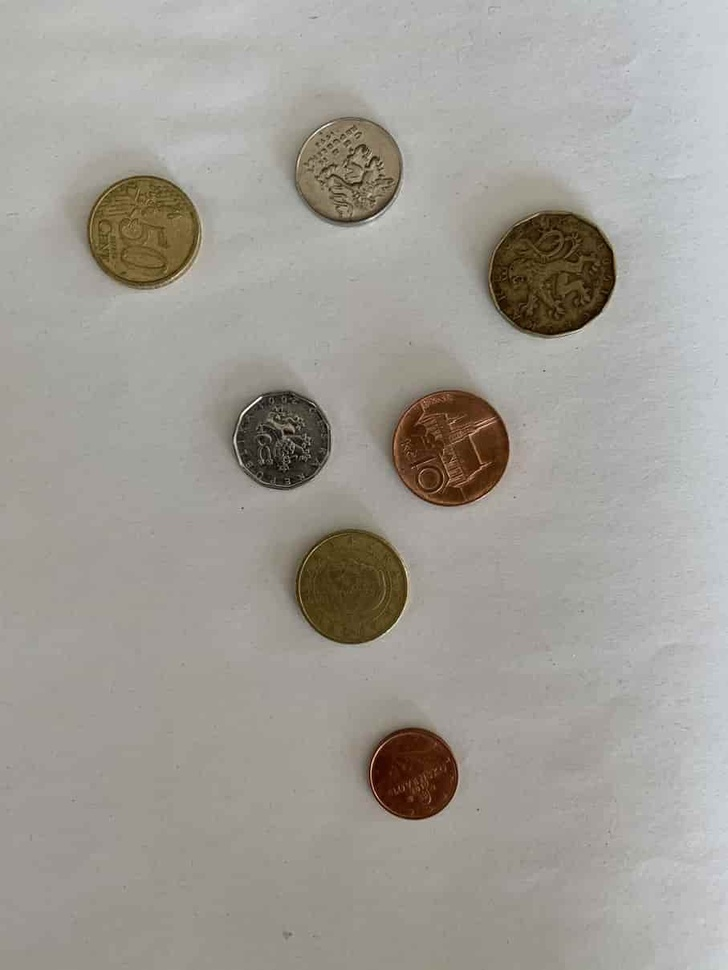
#> input picture opencv_book/pictures/coins2.jpg, 728 x 970 px, shrunk from 907 x 1209 before the run
$ python colorspaces.py --image pictures/coins2.jpg
#> lines starting #> are read from the running program, lines starting #| are printed output that depends on the picture
import numpy as np
import argparse
import cv2

ap = argparse.ArgumentParser()
ap.add_argument("-i", "--image", required=True, help="Path to the image")
args = vars(ap.parse_args())

image = cv2.imread(args["image"])
#> image is the input picture: shape (970, 728, 3); mean B, G, R 150.5, 157.3, 160.7
cv2.imshow("Original", image)
cv2.waitKey(0)
originalImage = image

gray = cv2.cvtColor(image, cv2.COLOR_BGR2GRAY)
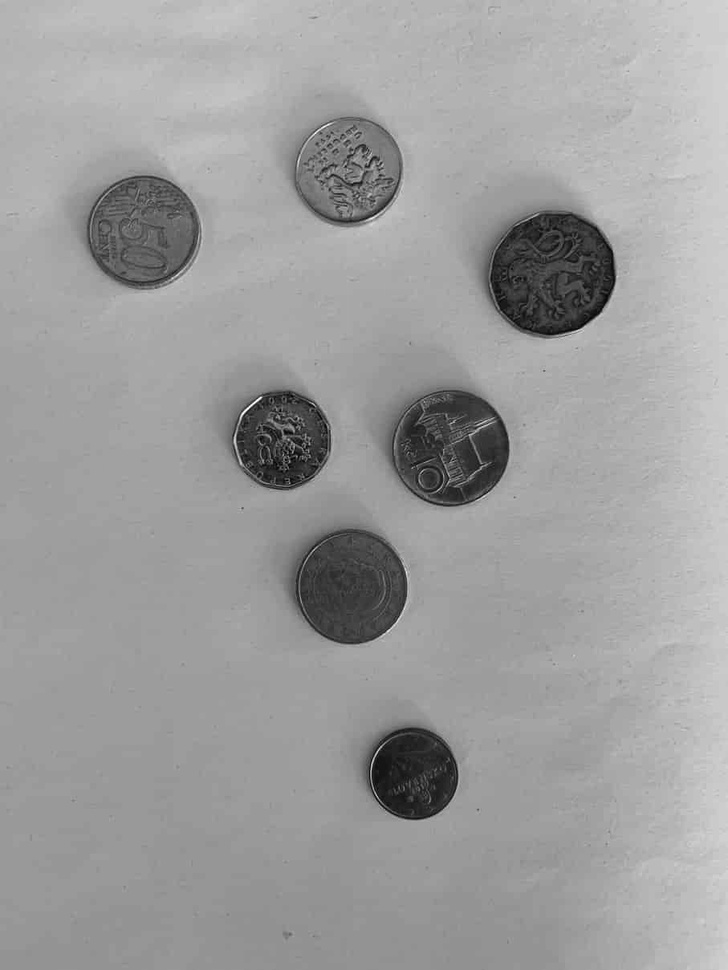
#> gray: shape (970, 728); min 1, max 254, mean 157.5
cv2.imshow("Gray", gray)
cv2.waitKey(0)

hsv = cv2.cvtColor(image, cv2.COLOR_BGR2HSV)
#> hsv: shape (970, 728, 3); mean H, S, V 26.1, 25.2, 161.6
cv2.imshow("HSV", hsv)
cv2.waitKey(0)

lab = cv2.cvtColor(image, cv2.COLOR_BGR2LAB)
#> lab: shape (970, 728, 3); mean of channels 0, 1, 2 165.1, 128.3, 132.2
cv2.imshow("L*a*b*", lab)
cv2.waitKey(0)

stack = np.hstack((originalImage, hsv, lab))
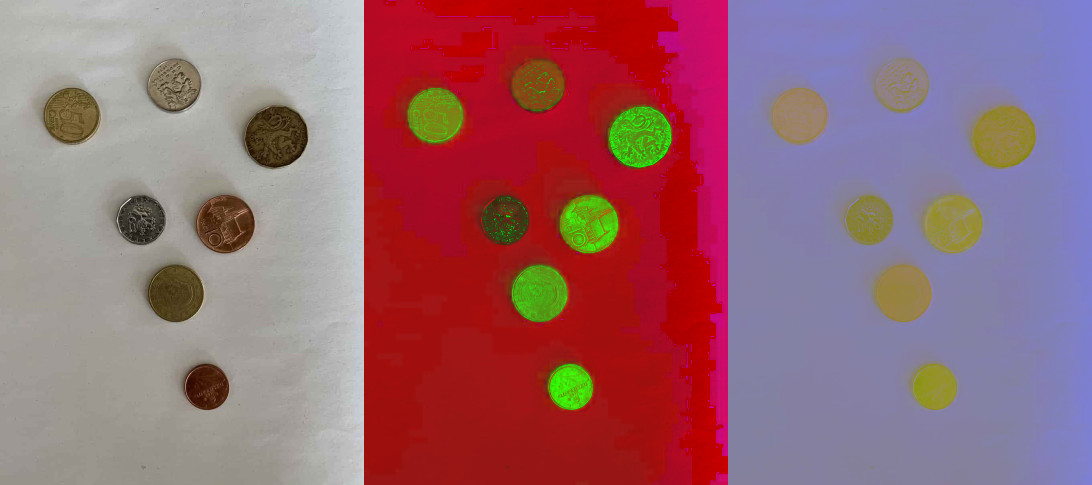
#> stack: shape (970, 2184, 3) (shown at 1/2 size); mean B, G, R 113.9, 103.6, 151.5
cv2.imshow("stack", stack)
cv2.imwrite("color_spaces.jpg", stack)
cv2.waitKey(0)

$ run again, on opencv_book/pictures/input_counting_coins3.jpg
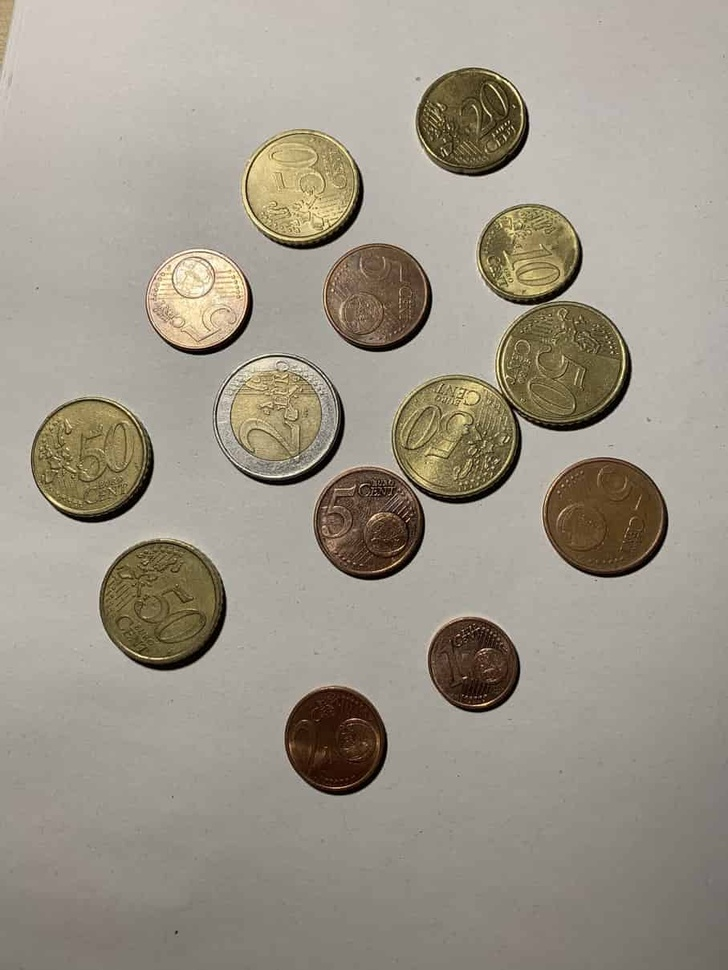
#> input picture opencv_book/pictures/input_counting_coins3.jpg, 728 x 970 px, shrunk from 907 x 1209 before the run
#> image is the input picture: shape (970, 728, 3); mean B, G, R 136.9, 150.2, 157.2
#> `gray = cv2.cvtColor(image, cv2.COLOR_BGR2GRAY)`:
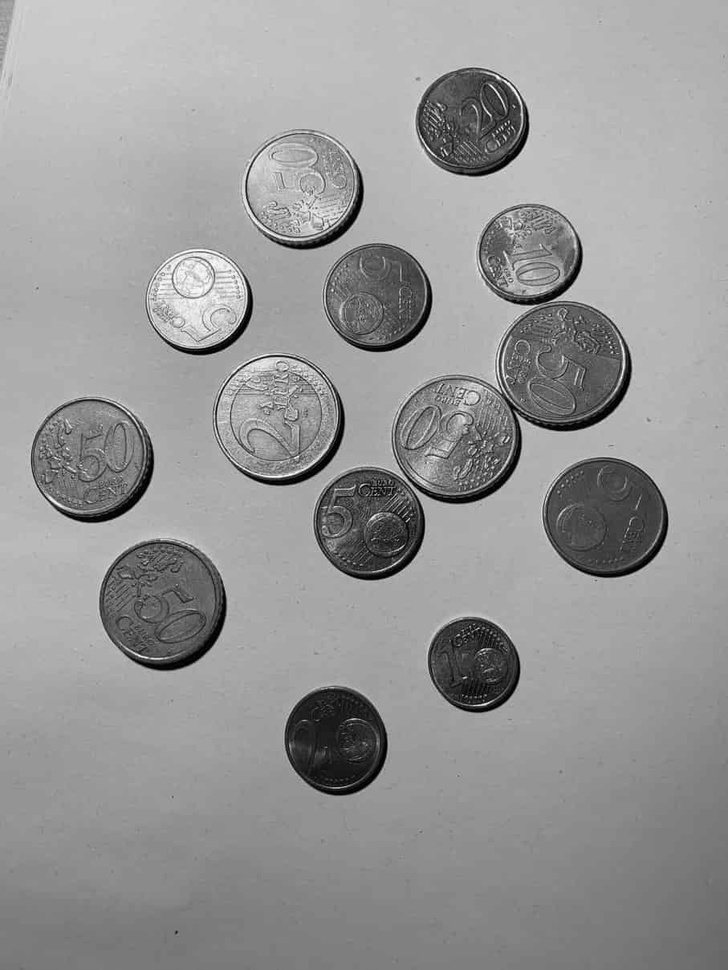
#> gray: shape (970, 728); min 0, max 254, mean 150.7
#> hsv: shape (970, 728, 3); mean H, S, V 19.8, 41.3, 157.2
#> lab: shape (970, 728, 3); mean of channels 0, 1, 2 158.3, 128.6, 136
#> `stack = np.hstack((originalImage, hsv, lab))`:
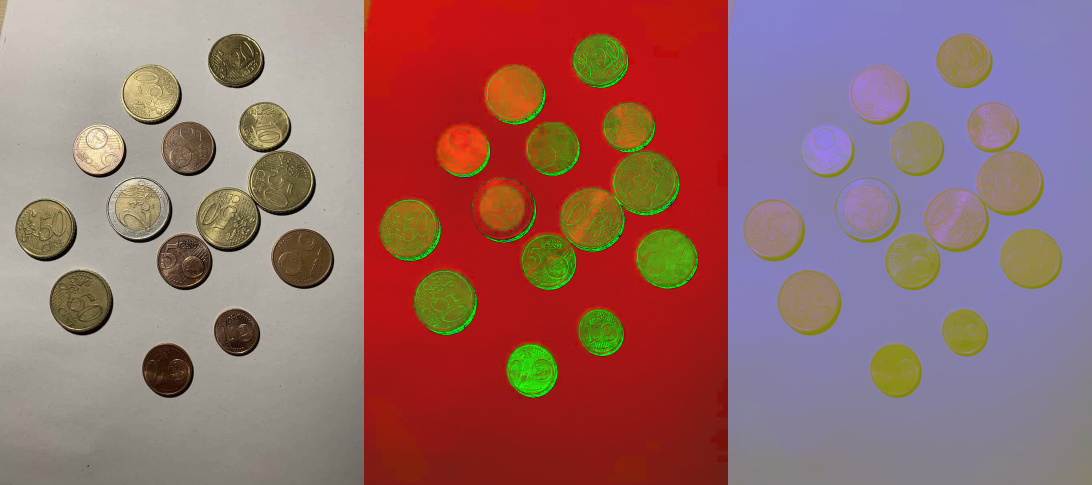
#> stack: shape (970, 2184, 3) (shown at 1/2 size); mean B, G, R 105, 106.7, 150.2

$ run again, on opencv_book/pictures/master_169.jpg
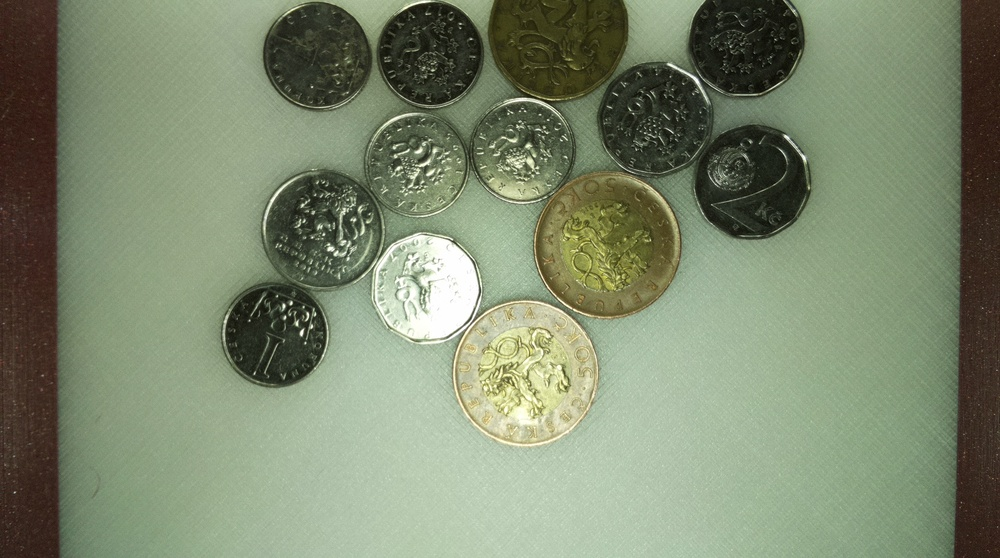
#> input picture opencv_book/pictures/master_169.jpg, 1000 x 558 px, shrunk from 1664 x 928 before the run
#> image is the input picture: shape (558, 1000, 3); mean B, G, R 110.6, 136.6, 125.5
#> `gray = cv2.cvtColor(image, cv2.COLOR_BGR2GRAY)`:
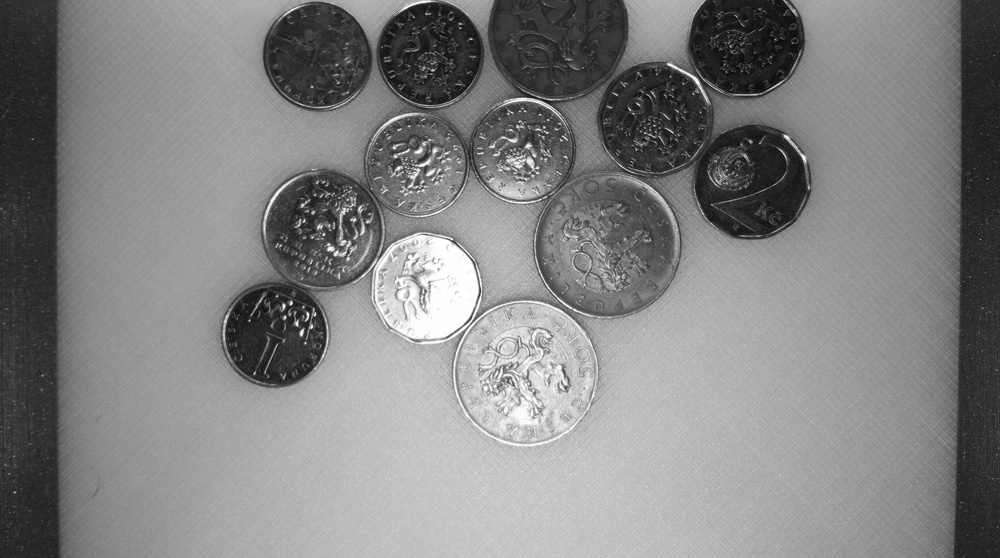
#> gray: shape (558, 1000); min 4, max 255, mean 130.4
#> hsv: shape (558, 1000, 3); mean H, S, V 42.5, 61.2, 138.6
#> lab: shape (558, 1000, 3); mean of channels 0, 1, 2 139.1, 119.4, 140.8
#> `stack = np.hstack((originalImage, hsv, lab))`:
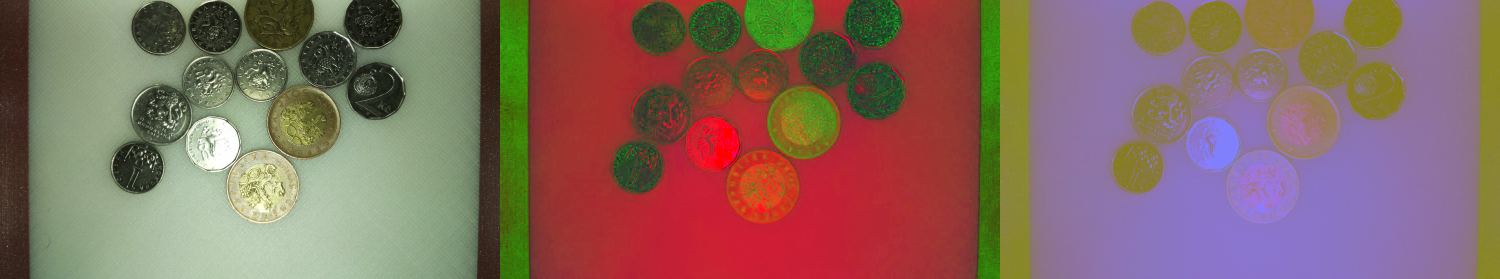
#> stack: shape (558, 3000, 3) (shown at 1/2 size); mean B, G, R 97.4, 105.7, 135
